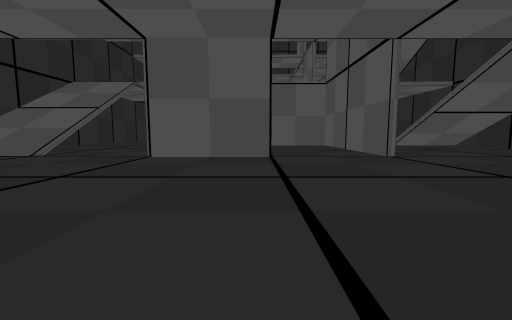
View 1 (above)

19 first-person views from a walk through a level from a Godot 3-D game. The camera is 1.4 m above the floor, tilts 6° down and sees 90° across. The floor is counted in squares, 1.8 m on a side. Each view is taken from the middle of a square. On the plan, view 1 faces up. The plan holds only what a view shows up to about 10 squares ahead; the rest is blank. The place goes on beyond the plan.

View 2
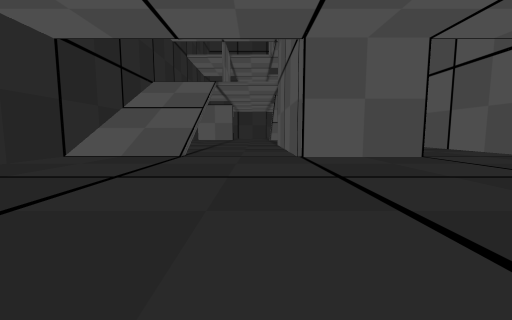

View 3
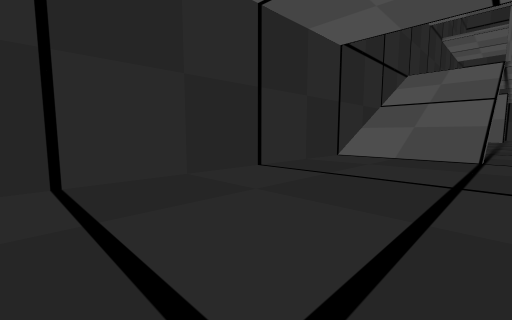

View 4
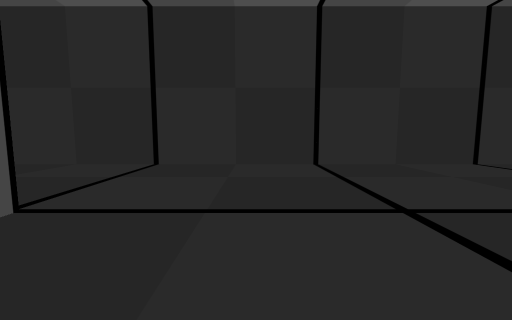

View 5
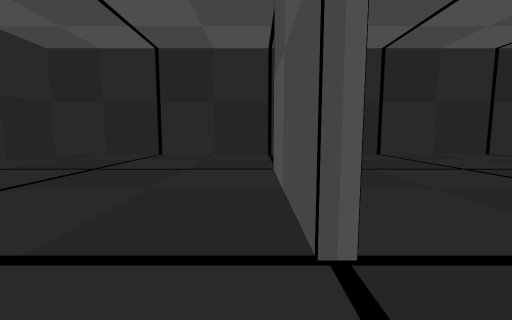

View 6
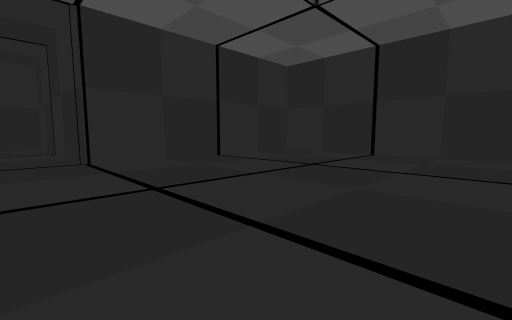

View 7
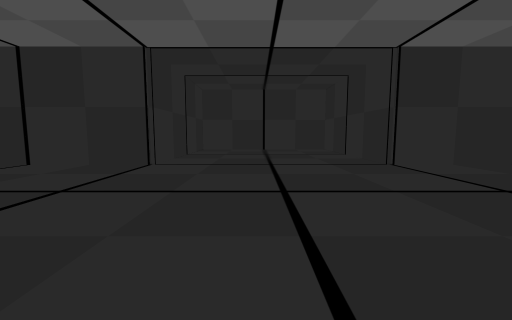

View 8
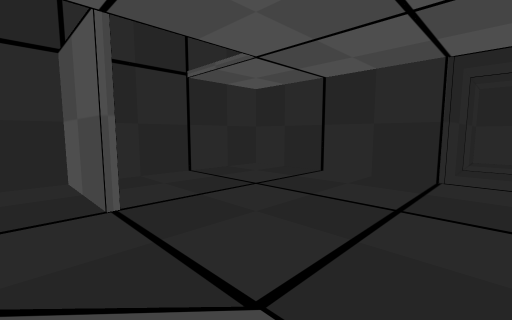

View 9
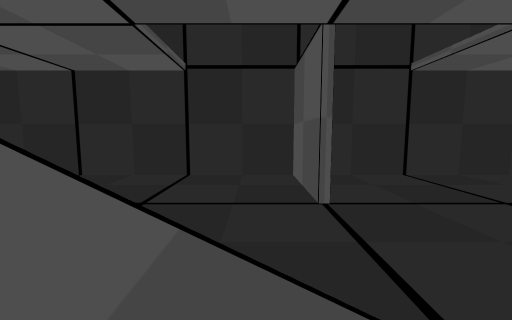

View 10
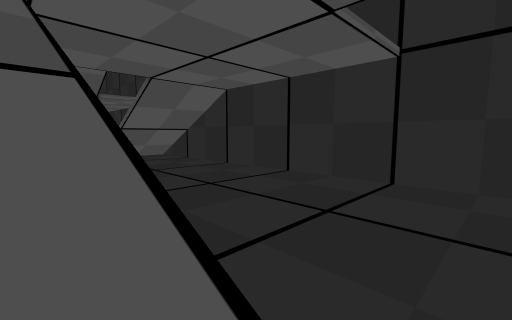

View 11
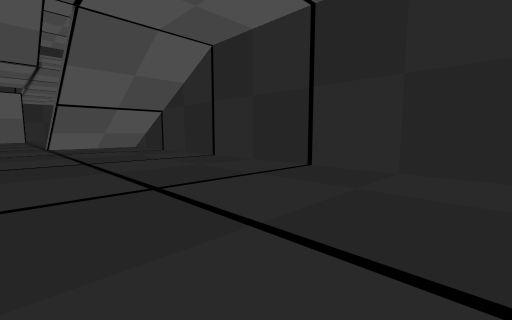

View 12
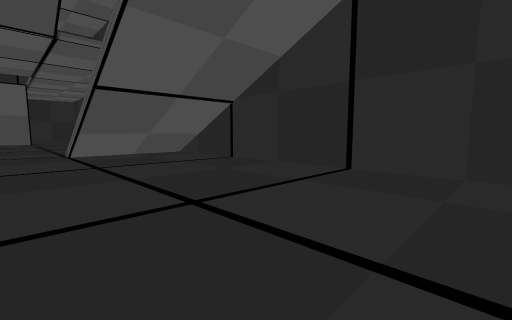

View 13
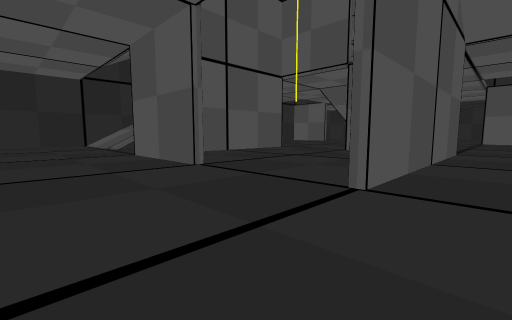

View 14
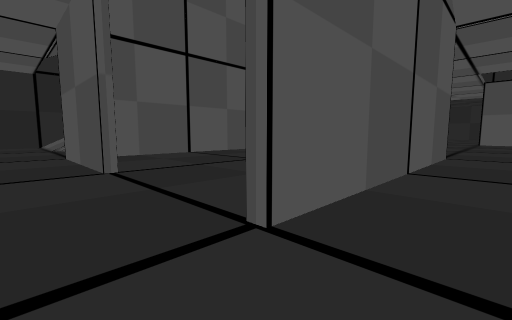

View 15
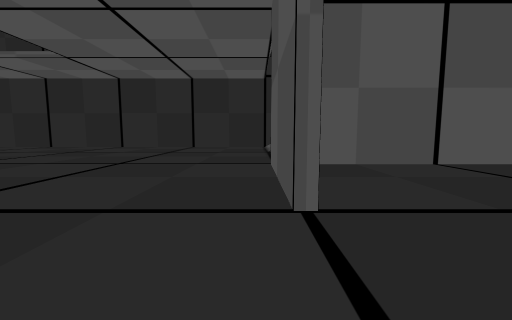

View 16
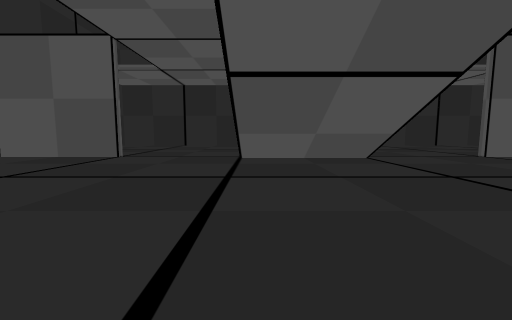

View 17
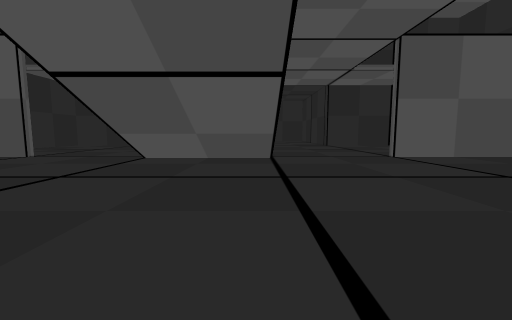

View 18
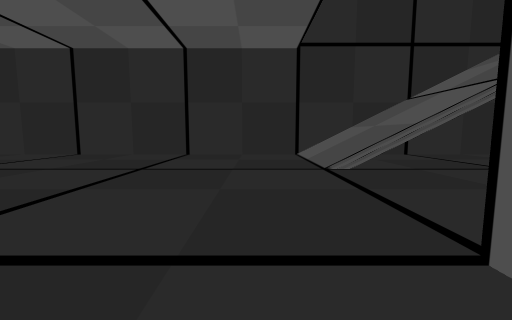

View 19
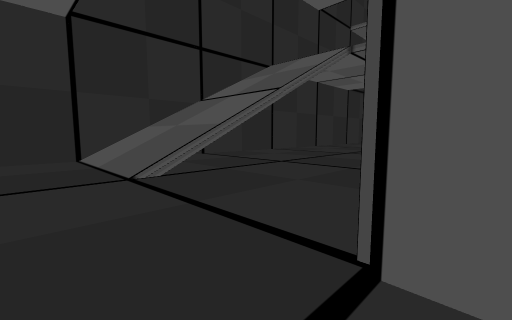

### Floor plan
Key: @ floor where view 1 was taken; # wall or solid block; . floor; / step, stairs or slope.
Columns run from 12 left of view 1 to 13 right of it. Each row starts with its distance up from view 1.
 14 #...... #.   .. #.......##
 13 #.......#...... #........#
 12 #.......#.......#........#
 11 ##///...#.......#........#
 10 #////...#.......#........#
  9 #////...#####...#........#
  8 #........................#
  7 #........................#
  6 #........................#
  5 #........................#
  4 #........................#
  3 #........................#
  2 #........................#
  1 #........................#
  0 #...........@............#
 -1 #............////........#
 -2 #............  //........#
 -3 #....####....////....#####
 -4 #.......................
 -5 #........................#
 -6 #........................#
 -7 #........................#
 -8 #........................#
 -9 #........................#
-10 #..................... ..#
-11 #.....................  .#
-12 #########........#####
-13         #........#

Positions as (right, up) in squares from view 1, and headings:
1: (0, 0), facing up
2: (-5, 0), facing up
3: (-7, 0), facing up-left
4: (-5, -1), facing left
5: (-2, -4), facing left
6: (-2, -4), facing down-left
7: (1, -3), facing down
8: (3, -2), facing down-right
9: (3, -2), facing right
10: (4, -2), facing up-right
11: (7, 1), facing up-right
12: (7, 6), facing up-right
13: (6, 5), facing up-left
14: (6, 7), facing up-left
15: (3, 8), facing left
16: (4, 5), facing down
17: (1, 5), facing down
18: (-2, 7), facing left
19: (-3, 7), facing up-left
